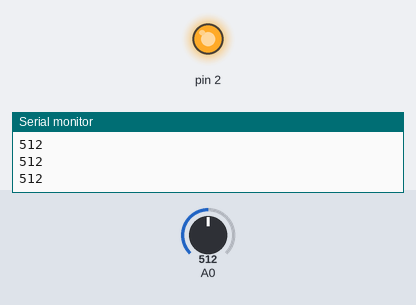
This sketch was run on a simulated Arduino Uno, built with avr-gcc and run on an emulated ATmega328P. Parts: output pins drawn as LEDs (lit = HIGH), the last lines printed to the serial monitor. The test bench sets the inputs (shaded band); at power-on: A0 = 512.

Above: at 1.2 s.
1.3 s: A0 set to 732
2.8 s: A0 set to 767
At 3.8 s:
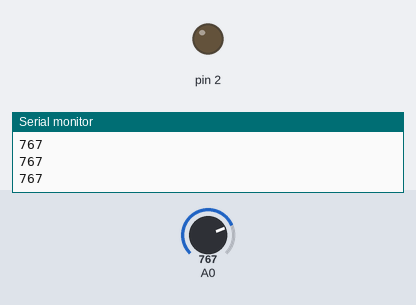
4.3 s: A0 set to 740
At 4.9 s:
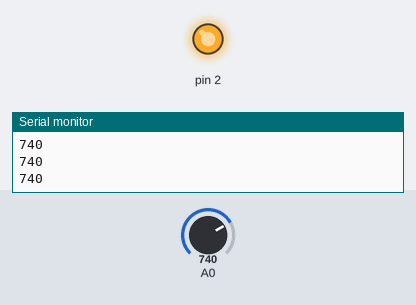
5.8 s: A0 set to 760
At 6.1 s:
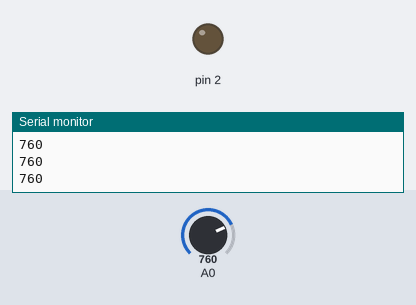
Timing chart, 0 to 8.3 s (numbered marks = the images above; inputs shaded):
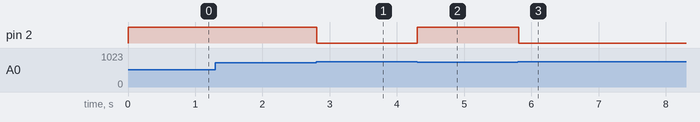

The sketch:

leitura_analogica.fzz.ino
```cpp
/**
   Leitura Analógica
   @author Fabio Dias
*/

void setup() {
  Serial.begin(9600);
  pinMode (2,OUTPUT);
}

void loop() {
  int leitura;
  leitura = analogRead (A0); // leitura varia de 0 a 1023
  Serial.println (leitura);
if (leitura <=750){
  digitalWrite (2, HIGH);
}else{
  digitalWrite (2, LOW);
}
}
```

Measured:
- the behaviour switches between 750 and 751 on A0 (found by bisection; images 0 and 1)
- after the input at 2.8 s, pin 2: HIGH → LOW at once
- after the input at 4.3 s, pin 2: LOW → HIGH at once
- after the input at 5.8 s, pin 2: HIGH → LOW at once
